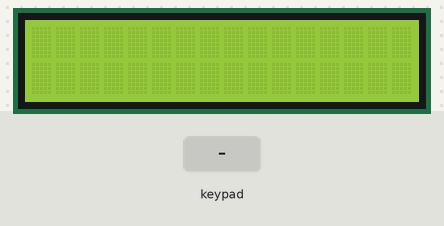
Bench run of a sketch on a simulated Arduino Uno, built with avr-gcc and run on an emulated ATmega328P. Shown: 16×2 character LCD. The test bench sets the inputs (shaded band). What the sketch prints to the serial monitor is not drawn.

Above: at 1.2 s.
1.3 s: keypad keys 1 4 1 5 7 6 A pressed 0.4 s apart
At 4.4 s:
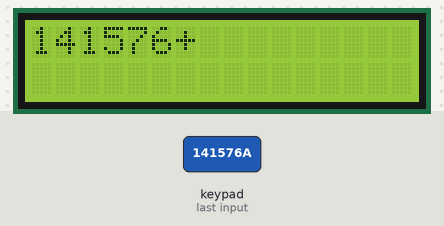
5.6 s: key '#' pressed
At 6.8 s:
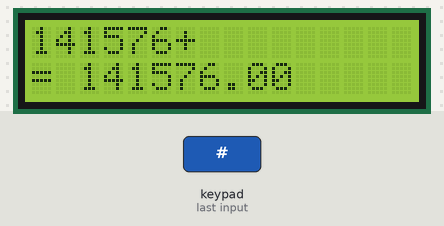
7.1 s: keypad keys 5 4 3 2 A pressed 0.4 s apart
At 9.1 s:
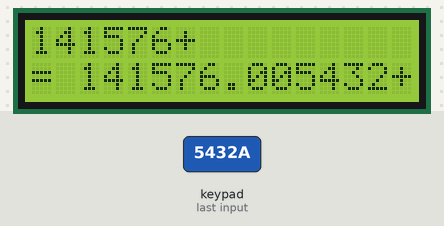
10.6 s: key '*' pressed
At 11.8 s:
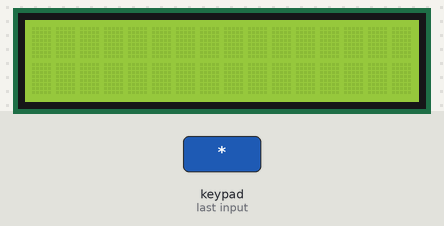
12.1 s: keypad keys 1 4 1 5 7 6 # pressed 0.4 s apart
At 14.8 s:
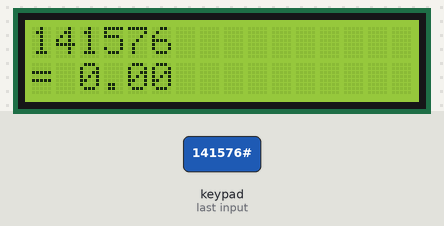
16.4 s: key 'A' pressed
At 17.4 s:
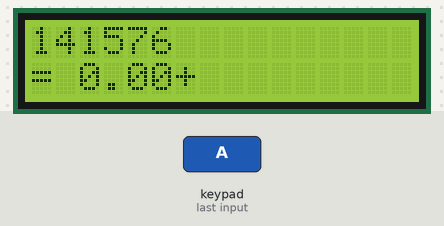
Timing chart, 0 to 18.9 s (numbered marks = the images above; inputs shaded):
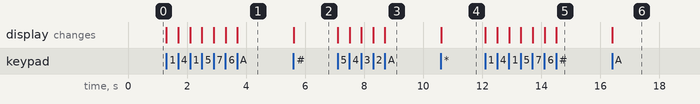

Measured:
- after the input at 1.3 s, the display: first changes at once (image 1 shows a later state)
- after the input at 5.6 s, the display: changes at once (image 2)
- after the input at 7.1 s, the display: first changes at once (image 3 shows a later state)
- after the input at 10.6 s, the display: changes at once (image 4)
- after the input at 12.1 s, the display: first changes at once (image 5 shows a later state)
- after the input at 16.4 s, the display: changes at once (image 6)

The sketch:

suhengpyeongga.ino
```cpp
#include <LiquidCrystal.h>
#include <Keypad.h>

#define ROWS 4
#define COLS 4

LiquidCrystal lcd{13, 12, 11, 10, 9, 8};
char customKey;
char keys[ROWS][COLS] = {
{'1', '2', '3', 'A'},
{'4', '5', '6', 'B'},
{'7', '8', '9', 'C'},
{'*', '0', '#', 'D'}
};

byte rowPins[ROWS] = {14, 15, 7, 6};
byte colPins[COLS] = {5, 4, 3, 2};

Keypad customKeypad = Keypad(makeKeymap(keys), rowPins, colPins, ROWS, COLS);

double NUM1 = 0;
double NUM2 = 0;
double RESULT = 0;
char cal;

void setup() {
pinMode(14, OUTPUT);
pinMode(15, OUTPUT);

Serial.begin(9600);
lcd.begin(16,2);
lcd.clear();
lcd.setCursor(0,0);
}

void loop() {

customKey = customKeypad.getKey();
operation1();
Operator();
operation2();
Calculate();


if(customKey == '#')
{
  lcd.setCursor(0,2);
  lcd.print("= ");
  lcd.print(RESULT);
}
}

void Cleaning()
{
NUM1 = 0;
NUM2 = 0;
RESULT = 0;
lcd.clear();
cal = NULL;
}

long operation1()
{
  while(1) {
    customKey = customKeypad.getKey();
    if(customKey >= '0' && customKey <= '9') {
      NUM1= NUM1 * 10 + (customKey - '0');
     Serial.print("키값1 : ");
     Serial.println(customKey);
      lcd.print(customKey);
    }
    if(customKey == 'A') break;
    else if(customKey == 'B') break;
    else if(customKey == 'C') break;
    else if(customKey == 'D') break;
    else if(customKey == '*') Cleaning();

  }
  return NUM1;
}
long operation2()
{
  while(1) {
    customKey = customKeypad.getKey();
    if(customKey >= '0' && customKey <= '9') {
      NUM2 = NUM2  * 10 + (customKey - '0');
     // Serial.print("키값2 : ");
      //Serial.println(customKey);
      lcd.print(customKey);
  }
  if (customKey == '#') break;
  else if(customKey == '*') Cleaning();
}
return NUM2;
}
void Calculate() {
  switch(cal) {
    case 'A':
    RESULT = NUM1 + NUM2;
   // Serial.print("+ : ");
   // Serial.println(RESULT);
    break;
    case 'B':
    RESULT = NUM1 - NUM2;
    break;
    case 'C':
    RESULT = NUM1 * NUM2;
    break;
    case 'D':
    RESULT = NUM1 / NUM2;
    break;
  }
}

void Operator()
{
  switch(customKey) {
    customKey = customKeypad.getKey();
    case 'A':
    lcd.print("+");
    cal = 'A';
    break;
    case 'B':
    lcd.print("-");
    cal = 'B';
    break;
    case 'C':
    lcd.print("*");
    cal = 'C';
    break;
    case 'D':
    lcd.print("/");
    cal = 'D';
    break;
  }
}
```
